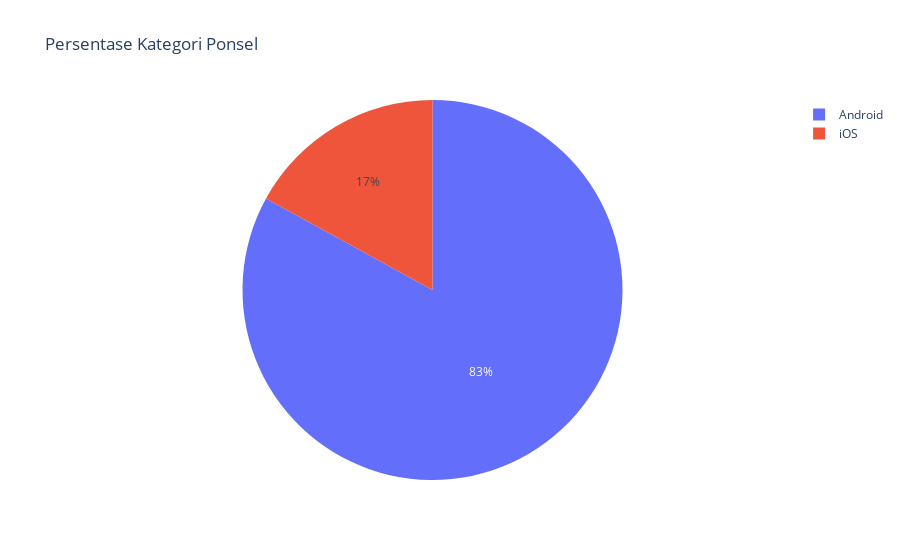

Notebook code cell kept with this figure:
### Code cell
# grouping by phone brand category and counting the name
topbrand = df.groupby("Phone Brand Category")["Nama"].count().sort_values(ascending=False)
topbrand = topbrand.reset_index()

# pie chart figure
fig = px.pie(topbrand, names="Phone Brand Category", 
              values="Nama", 
              title="Persentase Kategori Ponsel",
              hover_data=["Nama"]) 

#display pie chart and grouping data
fig.show()

### Figure 1 — Plotly figure (JSON) as saved in the notebook; plotly's stock layout.template omitted (floating-point values rounded to 4 significant figures)
{"data": [{"customdata": [[249], [51]], "domain": {"x": [0, 1], "y": [0, 1]}, "hovertemplate": "Phone Brand Category=%{label}<br>Nama=%{customdata[0]}<extra></extra>", "labels": ["Android", "iOS"], "legendgroup": "", "name": "", "showlegend": true, "type": "pie", "values": [249, 51]}], "layout": {"legend": {"tracegroupgap": 0}, "title": {"text": "Persentase Kategori Ponsel"}}}
